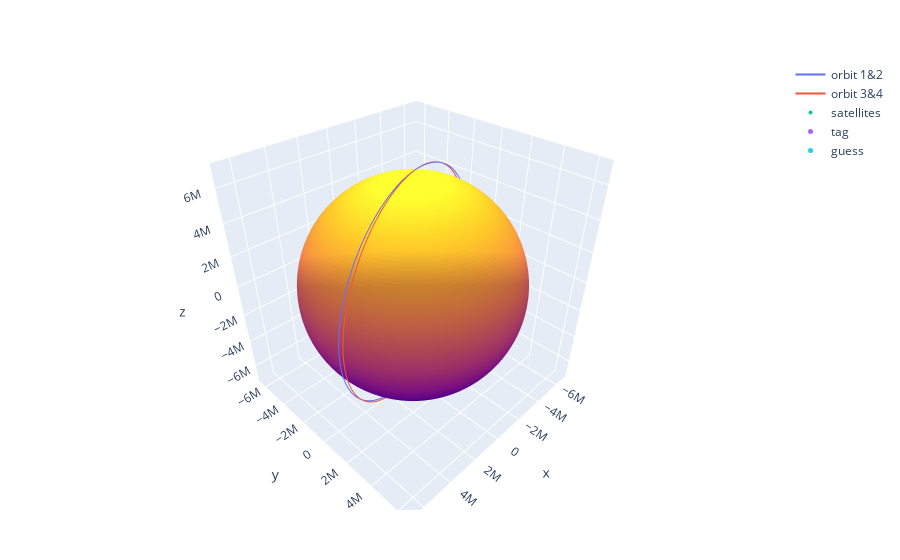

Notebook source saved alongside this figure:
### Code cell
#Plot Satellite 1 and 2 Orbit
sat1 = scatter(x=eci_1[1,:], y=eci_1[2,:], z=eci_1[3,:], type="scatter3d", mode="lines", name="orbit 1&2")

#Plot Satellite 3 and 4 Orbit
sat3 = scatter(x=eci_3[1,:], y=eci_3[2,:], z=eci_3[3,:], type="scatter3d", mode="lines", name="orbit 3&4")

#Plot all 4 satellite initial positions
satellites = scatter(x=[eci_1[1,1],eci_2[1,1], eci_3[1,1], eci_4[1,1]], y=[eci_1[2,1],eci_2[2,1], eci_3[2,1], eci_4[2,1]],z=[eci_1[3,1],eci_2[3,1], eci_3[3,1], eci_4[3,1]], mode="markers", marker_size = 4, type="scatter3d", name="satellites")

#Plot Tag position
tag = scatter(x = [r0[1], r0[1]], y = [r0[2], r0[2]], z = [r0[3], r0[3]], type="scatter3d", name="tag", mode="markers", marker_size=5)

#Plot the Guess
guess = scatter(x = [xyz[1], xyz[1]], y = [xyz[2], xyz[2]], z = [xyz[3], xyz[3]], type="scatter3d", name="guess", mode="markers", marker_size=5)

#Plotting the sphere (Earth)
n = 100
u = range(-π, π; length = n)
v = range(0, π; length = n)
x = cos.(u) * sin.(v)'
y = sin.(u) * sin.(v)' 
z = ones(n) * cos.(v)' 

#earth_img = load(Downloads.download("https://upload.wikimedia.org/wikipedia/commons/5/56/Blue_Marble_Next_Generation_%2B_topography_%2B_bathymetry.jpg"))

earth = surface(z=z*6371000, x=x*6371000, y=y*6371000, showscale = false)

plot([sat1,sat3, satellites, tag, earth, guess])

### Figure 1 — Plotly figure (JSON) as saved in the notebook; plotly's stock layout.template omitted (floating-point values rounded to 4 significant figures; data arrays with more than 128 entries replaced by an {"elided": "..."} marker saying what was removed)
{"data": [{"mode": "lines", "name": "orbit 1&2", "type": "scatter3d", "x": {"elided": "5670 float values"}, "y": {"elided": "5670 float values"}, "z": {"elided": "5670 float values"}}, {"mode": "lines", "name": "orbit 3&4", "type": "scatter3d", "x": {"elided": "5670 float values"}, "y": {"elided": "5670 float values"}, "z": {"elided": "5670 float values"}}, {"marker": {"size": 4}, "mode": "markers", "name": "satellites", "type": "scatter3d", "x": [-6291000.0, -6571000.0, -6333000.0, -6552000.0], "y": [-1663000.0, -1722000.0, -1908000.0, -1960000.0], "z": [-2216000.0, -1054000.0, -1873000.0, -697100.0]}, {"marker": {"size": 5}, "mode": "markers", "name": "tag", "type": "scatter3d", "x": [-6174000.0, -6174000.0], "y": [-1602000.0, -1602000.0], "z": [0, 0]}, {"showscale": false, "type": "surface", "x": {"elided": "100x100 float values"}, "y": {"elided": "100x100 float values"}, "z": {"elided": "100x100 float values"}}, {"marker": {"size": 5}, "mode": "markers", "name": "guess", "type": "scatter3d", "x": [-5998000.0, -5998000.0], "y": [-1689000.0, -1689000.0], "z": [-1360000.0, -1360000.0]}], "layout": {"margin": {"b": 50, "l": 50, "r": 50, "t": 60}}}
